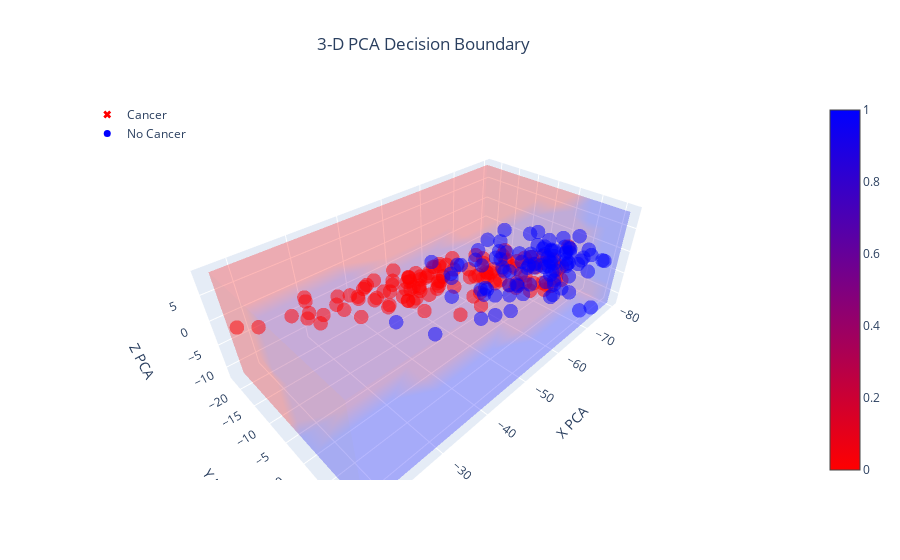

Here is the notebook cell this chart was saved with:
### Code cell
plot_decision_regions_3dPCA(data)

### Figure 1 — Plotly figure (JSON) as saved in the notebook; plotly's stock layout.template omitted (floating-point values rounded to 4 significant figures; data arrays with more than 128 entries replaced by an {"elided": "..."} marker saying what was removed)
{"data": [{"colorscale": [[0, "red"], [1, "blue"]], "opacity": 0.15, "type": "volume", "value": {"elided": "1000 int values"}, "x": {"elided": "1000 float values"}, "y": {"elided": "1000 float values"}, "z": {"elided": "1000 float values"}}, {"marker": {"color": "red", "opacity": 0.5, "size": 5}, "showlegend": false, "type": "scatter3d", "x": [-47.91], "y": [-5.006], "z": [1.592]}, {"marker": {"color": "red", "opacity": 0.5, "size": 5}, "showlegend": false, "type": "scatter3d", "x": [-46.57], "y": [-5.167], "z": [-0.32]}, {"marker": {"color": "red", "opacity": 0.5, "size": 5}, "showlegend": false, "type": "scatter3d", "x": [-37.09], "y": [-9.935], "z": [0.1477]}, {"marker": {"color": "red", "opacity": 0.5, "size": 5}, "showlegend": false, "type": "scatter3d", "x": [-43.28], "y": [-5.922], "z": [0.4514]}, {"marker": {"color": "red", "opacity": 0.5, "size": 5}, "showlegend": false, "type": "scatter3d", "x": [-31.21], "y": [-19.95], "z": [-7.769]}, {"marker": {"color": "red", "opacity": 0.5, "size": 5}, "showlegend": false, "type": "scatter3d", "x": [-37.77], "y": [-16.56], "z": [-8.077]}, {"marker": {"color": "red", "opacity": 0.5, "size": 5}, "showlegend": false, "type": "scatter3d", "x": [-65.75], "y": [4.915], "z": [-4.016]}, {"marker": {"color": "red", "opacity": 0.5, "size": 5}, "showlegend": false, "type": "scatter3d", "x": [-57.3], "y": [0.4046], "z": [1.227]}, {"marker": {"color": "red", "opacity": 0.5, "size": 5}, "showlegend": false, "type": "scatter3d", "x": [-41.07], "y": [-7.048], "z": [1.392]}, {"marker": {"color": "red", "opacity": 0.5, "size": 5}, "showlegend": false, "type": "scatter3d", "x": [-43.94], "y": [-6.552], "z": [2.779]}, {"marker": {"color": "red", "opacity": 0.5, "size": 5}, "showlegend": false, "type": "scatter3d", "x": [-24.88], "y": [-10.03], "z": [3.639]}, {"marker": {"color": "red", "opacity": 0.5, "size": 5}, "showlegend": false, "type": "scatter3d", "x": [-33.17], "y": [-11.76], "z": [1.722]}, {"marker": {"color": "red", "opacity": 0.5, "size": 5}, "showlegend": false, "type": "scatter3d", "x": [-38.09], "y": [-11.7], "z": [2.346]}, {"marker": {"color": "red", "opacity": 0.5, "size": 5}, "showlegend": false, "type": "scatter3d", "x": [-69.12], "y": [4.765], "z": [-4.156]}, {"marker": {"color": "red", "opacity": 0.5, "size": 5}, "showlegend": false, "type": "scatter3d", "x": [-63.92], "y": [1.765], "z": [0.1098]}, {"marker": {"color": "red", "opacity": 0.5, "size": 5}, "showlegend": false, "type": "scatter3d", "x": [-42.04], "y": [-6.142], "z": [1.758]}, {"marker": {"color": "red", "opacity": 0.5, "size": 5}, "showlegend": false, "type": "scatter3d", "x": [-37.7], "y": [-8.646], "z": [1.792]}, {"marker": {"color": "red", "opacity": 0.5, "size": 5}, "showlegend": false, "type": "scatter3d", "x": [-42.77], "y": [-5.548], "z": [1.519]}, {"marker": {"color": "red", "opacity": 0.5, "size": 5}, "showlegend": false, "type": "scatter3d", "x": [-40.86], "y": [-9.778], "z": [3.955]}, {"marker": {"color": "red", "opacity": 0.5, "size": 5}, "showlegend": false, "type": "scatter3d", "x": [-28.61], "y": [-18.68], "z": [0.08274]}, {"marker": {"color": "red", "opacity": 0.5, "size": 5}, "showlegend": false, "type": "scatter3d", "x": [-66.82], "y": [5.241], "z": [-4.597]}, {"marker": {"color": "red", "opacity": 0.5, "size": 5}, "showlegend": false, "type": "scatter3d", "x": [-41.64], "y": [-8.566], "z": [-1.261]}, {"marker": {"color": "red", "opacity": 0.5, "size": 5}, "showlegend": false, "type": "scatter3d", "x": [-64.19], "y": [1.851], "z": [1.559]}, {"marker": {"color": "red", "opacity": 0.5, "size": 5}, "showlegend": false, "type": "scatter3d", "x": [-46.12], "y": [-4.611], "z": [1.34]}, {"marker": {"color": "red", "opacity": 0.5, "size": 5}, "showlegend": false, "type": "scatter3d", "x": [-51.06], "y": [-5.481], "z": [1.468]}, {"marker": {"color": "red", "opacity": 0.5, "size": 5}, "showlegend": false, "type": "scatter3d", "x": [-37.76], "y": [-13.46], "z": [0.7227]}, {"marker": {"color": "red", "opacity": 0.5, "size": 5}, "showlegend": false, "type": "scatter3d", "x": [-45.96], "y": [-6.966], "z": [1.777]}, {"marker": {"color": "red", "opacity": 0.5, "size": 5}, "showlegend": false, "type": "scatter3d", "x": [-53.03], "y": [-2.306], "z": [-3.835]}, {"marker": {"color": "red", "opacity": 0.5, "size": 5}, "showlegend": false, "type": "scatter3d", "x": [-65.4], "y": [3.441], "z": [1.94]}, {"marker": {"color": "red", "opacity": 0.5, "size": 5}, "showlegend": false, "type": "scatter3d", "x": [-60.02], "y": [-0.6985], "z": [1.659]}, {"marker": {"color": "red", "opacity": 0.5, "size": 5}, "showlegend": false, "type": "scatter3d", "x": [-59.63], "y": [-0.6758], "z": [1.705]}, {"marker": {"color": "red", "opacity": 0.5, "size": 5}, "showlegend": false, "type": "scatter3d", "x": [-35.87], "y": [-11.78], "z": [1.649]}, {"marker": {"color": "red", "opacity": 0.5, "size": 5}, "showlegend": false, "type": "scatter3d", "x": [-45.36], "y": [-11.74], "z": [-5.738]}, {"marker": {"color": "red", "opacity": 0.5, "size": 5}, "showlegend": false, "type": "scatter3d", "x": [-50.66], "y": [-6.964], "z": [1.95]}, {"marker": {"color": "red", "opacity": 0.5, "size": 5}, "showlegend": false, "type": "scatter3d", "x": [-61.62], "y": [0.8742], "z": [-4.563]}, {"marker": {"color": "red", "opacity": 0.5, "size": 5}, "showlegend": false, "type": "scatter3d", "x": [-56.69], "y": [-0.569], "z": [-1.304]}, {"marker": {"color": "red", "opacity": 0.5, "size": 5}, "showlegend": false, "type": "scatter3d", "x": [-49.86], "y": [-4.197], "z": [-1.047]}, {"marker": {"color": "red", "opacity": 0.5, "size": 5}, "showlegend": false, "type": "scatter3d", "x": [-42.79], "y": [-8.719], "z": [-2.809]}, {"marker": {"color": "red", "opacity": 0.5, "size": 5}, "showlegend": false, "type": "scatter3d", "x": [-17.76], "y": [-21.63], "z": [-1.802]}, {"marker": {"color": "red", "opacity": 0.5, "size": 5}, "showlegend": false, "type": "scatter3d", "x": [-34.54], "y": [-11.51], "z": [0.4414]}, {"marker": {"color": "red", "opacity": 0.5, "size": 5}, "showlegend": false, "type": "scatter3d", "x": [-57.9], "y": [-0.1994], "z": [-1.598]}, {"marker": {"color": "red", "opacity": 0.5, "size": 5}, "showlegend": false, "type": "scatter3d", "x": [-53.87], "y": [-2.067], "z": [0.5213]}, {"marker": {"color": "red", "opacity": 0.5, "size": 5}, "showlegend": false, "type": "scatter3d", "x": [-46.4], "y": [-4.611], "z": [0.6187]}, {"marker": {"color": "red", "opacity": 0.5, "size": 5}, "showlegend": false, "type": "scatter3d", "x": [-53.35], "y": [-3.621], "z": [-0.3927]}, {"marker": {"color": "red", "opacity": 0.5, "size": 5}, "showlegend": false, "type": "scatter3d", "x": [-49.67], "y": [-7.485], "z": [-1.369]}, {"marker": {"color": "red", "opacity": 0.5, "size": 5}, "showlegend": false, "type": "scatter3d", "x": [-43.08], "y": [-8.56], "z": [2.168]}, {"marker": {"color": "red", "opacity": 0.5, "size": 5}, "showlegend": false, "type": "scatter3d", "x": [-25.06], "y": [-17.04], "z": [-0.9916]}, {"marker": {"color": "red", "opacity": 0.5, "size": 5}, "showlegend": false, "type": "scatter3d", "x": [-51.57], "y": [0.7738], "z": [-3.534]}, {"marker": {"color": "red", "opacity": 0.5, "size": 5}, "showlegend": false, "type": "scatter3d", "x": [-68.69], "y": [5.333], "z": [-1.435]}, {"marker": {"color": "red", "opacity": 0.5, "size": 5}, "showlegend": false, "type": "scatter3d", "x": [-45.58], "y": [-3.791], "z": [2.427]}, {"marker": {"color": "red", "opacity": 0.5, "size": 5}, "showlegend": false, "type": "scatter3d", "x": [-66.65], "y": [1.177], "z": [-1.305]}, {"marker": {"color": "red", "opacity": 0.5, "size": 5}, "showlegend": false, "type": "scatter3d", "x": [-61.95], "y": [-0.5305], "z": [-0.518]}, {"marker": {"color": "red", "opacity": 0.5, "size": 5}, "showlegend": false, "type": "scatter3d", "x": [-59.6], "y": [1.822], "z": [1.072]}, {"marker": {"color": "red", "opacity": 0.5, "size": 5}, "showlegend": false, "type": "scatter3d", "x": [-58.23], "y": [-0.4171], "z": [3.511]}, {"marker": {"color": "red", "opacity": 0.5, "size": 5}, "showlegend": false, "type": "scatter3d", "x": [-63.6], "y": [2.817], "z": [-5.318]}, {"marker": {"color": "red", "opacity": 0.5, "size": 5}, "showlegend": false, "type": "scatter3d", "x": [-69.24], "y": [5.511], "z": [-1.12]}, {"marker": {"color": "red", "opacity": 0.5, "size": 5}, "showlegend": false, "type": "scatter3d", "x": [-66.08], "y": [3.434], "z": [0.1456]}, {"marker": {"color": "red", "opacity": 0.5, "size": 5}, "showlegend": false, "type": "scatter3d", "x": [-64.13], "y": [0.3816], "z": [0.7931]}, {"marker": {"color": "red", "opacity": 0.5, "size": 5}, "showlegend": false, "type": "scatter3d", "x": [-53.42], "y": [0.2953], "z": [2.279]}, {"marker": {"color": "red", "opacity": 0.5, "size": 5}, "showlegend": false, "type": "scatter3d", "x": [-58.66], "y": [-0.3223], "z": [4.412]}, {"marker": {"color": "red", "opacity": 0.5, "size": 5}, "showlegend": false, "type": "scatter3d", "x": [-45.44], "y": [-7.362], "z": [-5.829]}, {"marker": {"color": "red", "opacity": 0.5, "size": 5}, "showlegend": false, "type": "scatter3d", "x": [-64.39], "y": [2.919], "z": [-0.302]}, {"marker": {"color": "red", "opacity": 0.5, "size": 5}, "showlegend": false, "type": "scatter3d", "x": [-53.29], "y": [-0.4455], "z": [1.026]}, {"marker": {"color": "red", "opacity": 0.5, "size": 5}, "showlegend": false, "type": "scatter3d", "x": [-55.26], "y": [-1.522], "z": [0.8318]}, {"marker": {"color": "red", "opacity": 0.5, "size": 5}, "showlegend": false, "type": "scatter3d", "x": [-54.54], "y": [-1.835], "z": [3.855]}, {"marker": {"color": "red", "opacity": 0.5, "size": 5}, "showlegend": false, "type": "scatter3d", "x": [-55.65], "y": [-4.465], "z": [2.928]}, {"marker": {"color": "red", "opacity": 0.5, "size": 5}, "showlegend": false, "type": "scatter3d", "x": [-50.44], "y": [-5.33], "z": [4.154]}, {"marker": {"color": "red", "opacity": 0.5, "size": 5}, "showlegend": false, "type": "scatter3d", "x": [-74.45], "y": [3.401], "z": [0.2778]}, {"marker": {"color": "red", "opacity": 0.5, "size": 5}, "showlegend": false, "type": "scatter3d", "x": [-69.79], "y": [3.34], "z": [-0.7663]}, {"marker": {"color": "red", "opacity": 0.5, "size": 5}, "showlegend": false, "type": "scatter3d", "x": [-44.71], "y": [-11.07], "z": [-0.8693]}, {"marker": {"color": "red", "opacity": 0.5, "size": 5}, "showlegend": false, "type": "scatter3d", "x": [-59.29], "y": [-2.884], "z": [-0.9874]}, {"marker": {"color": "red", "opacity": 0.5, "size": 5}, "showlegend": false, "type": "scatter3d", "x": [-57.35], "y": [-3.94], "z": [0.7173]}, {"marker": {"color": "red", "opacity": 0.5, "size": 5}, "showlegend": false, "type": "scatter3d", "x": [-42.74], "y": [-7.814], "z": [0.1146]}, {"marker": {"color": "red", "opacity": 0.5, "size": 5}, "showlegend": false, "type": "scatter3d", "x": [-47.28], "y": [-7.976], "z": [1.324]}, {"marker": {"color": "red", "opacity": 0.5, "size": 5}, "showlegend": false, "type": "scatter3d", "x": [-29.12], "y": [-19.68], "z": [-1.535]}, {"marker": {"color": "red", "opacity": 0.5, "size": 5}, "showlegend": false, "type": "scatter3d", "x": [-72.27], "y": [4.308], "z": [-6.169]}, {"marker": {"color": "red", "opacity": 0.5, "size": 5}, "showlegend": false, "type": "scatter3d", "x": [-44.11], "y": [-8.824], "z": [-3.743]}, {"marker": {"color": "red", "opacity": 0.5, "size": 5}, "showlegend": false, "type": "scatter3d", "x": [-68.33], "y": [2.489], "z": [-5.952]}, {"marker": {"color": "red", "opacity": 0.5, "size": 5}, "showlegend": false, "type": "scatter3d", "x": [-67.01], "y": [-0.8479], "z": [-5.108]}, {"marker": {"color": "red", "opacity": 0.5, "size": 5}, "showlegend": false, "type": "scatter3d", "x": [-45.33], "y": [-9.378], "z": [-3.941]}, {"marker": {"color": "red", "opacity": 0.5, "size": 5}, "showlegend": false, "type": "scatter3d", "x": [-30.14], "y": [-16.11], "z": [-3.078]}, {"marker": {"color": "red", "opacity": 0.5, "size": 5}, "showlegend": false, "type": "scatter3d", "x": [-32.77], "y": [-13.59], "z": [-2.026]}, {"marker": {"color": "red", "opacity": 0.5, "size": 5}, "showlegend": false, "type": "scatter3d", "x": [-20.27], "y": [-19.29], "z": [-1.823]}, {"marker": {"color": "red", "opacity": 0.5, "size": 5}, "showlegend": false, "type": "scatter3d", "x": [-62.51], "y": [0.7151], "z": [-4.443]}, {"marker": {"color": "red", "opacity": 0.5, "size": 5}, "showlegend": false, "type": "scatter3d", "x": [-59.8], "y": [-2.744], "z": [-4.403]}, {"marker": {"color": "red", "opacity": 0.5, "size": 5}, "showlegend": false, "type": "scatter3d", "x": [-38.86], "y": [-13.2], "z": [-2.993]}, {"marker": {"color": "red", "opacity": 0.5, "size": 5}, "showlegend": false, "type": "scatter3d", "x": [-45.19], "y": [-8.232], "z": [-0.5433]}, {"marker": {"color": "red", "opacity": 0.5, "size": 5}, "showlegend": false, "type": "scatter3d", "x": [-34.2], "y": [-11.08], "z": [1.273]}, {"marker": {"color": "red", "opacity": 0.5, "size": 5}, "showlegend": false, "type": "scatter3d", "x": [-67.08], "y": [3.785], "z": [-6.322]}, {"marker": {"color": "red", "opacity": 0.5, "size": 5}, "showlegend": false, "type": "scatter3d", "x": [-56.52], "y": [-2.091], "z": [-1.051]}, {"marker": {"color": "red", "opacity": 0.5, "size": 5}, "showlegend": false, "type": "scatter3d", "x": [-42.02], "y": [-13.61], "z": [-6.487]}, {"marker": {"color": "red", "opacity": 0.5, "size": 5}, "showlegend": false, "type": "scatter3d", "x": [-40.44], "y": [-10.57], "z": [-0.5591]}, {"marker": {"color": "red", "opacity": 0.5, "size": 5}, "showlegend": false, "type": "scatter3d", "x": [-38.77], "y": [-7.585], "z": [3.12]}, {"marker": {"color": "red", "opacity": 0.5, "size": 5}, "showlegend": false, "type": "scatter3d", "x": [-33.18], "y": [-15.78], "z": [-0.5797]}, {"marker": {"color": "red", "opacity": 0.5, "size": 5}, "showlegend": false, "type": "scatter3d", "x": [-65.76], "y": [2.067], "z": [-4.945]}, {"marker": {"color": "red", "opacity": 0.5, "size": 5}, "showlegend": false, "type": "scatter3d", "x": [-45.31], "y": [-5.868], "z": [-1.343]}, {"marker": {"color": "red", "opacity": 0.5, "size": 5}, "showlegend": false, "type": "scatter3d", "x": [-47.74], "y": [-7.005], "z": [2.772]}, {"marker": {"color": "red", "opacity": 0.5, "size": 5}, "showlegend": false, "type": "scatter3d", "x": [-43.03], "y": [-8.544], "z": [2.041]}, {"marker": {"color": "red", "opacity": 0.5, "size": 5}, "showlegend": false, "type": "scatter3d", "x": [-47.7], "y": [-7.311], "z": [2.697]}, {"marker": {"color": "red", "opacity": 0.5, "size": 5}, "showlegend": false, "type": "scatter3d", "x": [-57.91], "y": [1.894], "z": [-1.725]}, {"marker": {"color": "red", "opacity": 0.5, "size": 5}, "showlegend": false, "type": "scatter3d", "x": [-62.55], "y": [-0.1167], "z": [0.5472]}, {"marker": {"color": "red", "opacity": 0.5, "size": 5}, "showlegend": false, "type": "scatter3d", "x": [-47.45], "y": [-4.638], "z": [2.125]}, {"marker": {"color": "red", "opacity": 0.5, "size": 5}, "showlegend": false, "type": "scatter3d", "x": [-41.41], "y": [-10.9], "z": [1.048]}, {"marker": {"color": "red", "opacity": 0.5, "size": 5}, "showlegend": false, "type": "scatter3d", "x": [-42.72], "y": [-5.124], "z": [3.492]}, {"marker": {"color": "red", "opacity": 0.5, "size": 5}, "showlegend": false, "type": "scatter3d", "x": [-30.48], "y": [-11.76], "z": [1.244]}, {"marker": {"color": "red", "opacity": 0.5, "size": 5}, "showlegend": false, "type": "scatter3d", "x": [-64.12], "y": [-0.7298], "z": [-5.313]}, {"marker": {"color": "red", "opacity": 0.5, "size": 5}, "showlegend": false, "type": "scatter3d", "x": [-27.13], "y": [-15.9], "z": [-2.033]}, {"marker": {"color": "red", "opacity": 0.5, "size": 5}, "showlegend": false, "type": "scatter3d", "x": [-56.08], "y": [-3.305], "z": [-5.08]}, {"marker": {"color": "red", "opacity": 0.5, "size": 5}, "showlegend": false, "type": "scatter3d", "x": [-37.8], "y": [-7.536], "z": [-0.4593]}, {"marker": {"color": "red", "opacity": 0.5, "size": 5}, "showlegend": false, "type": "scatter3d", "x": [-45.59], "y": [-7.015], "z": [1.571]}, {"marker": {"color": "red", "opacity": 0.5, "size": 5}, "showlegend": false, "type": "scatter3d", "x": [-44.19], "y": [-9.854], "z": [0.9008]}, {"marker": {"color": "red", "opacity": 0.5, "size": 5}, "showlegend": false, "type": "scatter3d", "x": [-42.78], "y": [-7.884], "z": [1.776]}, {"marker": {"color": "red", "opacity": 0.5, "size": 5}, "showlegend": false, "type": "scatter3d", "x": [-48.32], "y": [-6.388], "z": [2.982]}, {"marker": {"color": "red", "opacity": 0.5, "size": 5}, "showlegend": false, "type": "scatter3d", "x": [-37.18], "y": [-13.21], "z": [0.6809]}, {"marker": {"color": "red", "opacity": 0.5, "size": 5}, "showlegend": false, "type": "scatter3d", "x": [-48.55], "y": [-6.555], "z": [3.25]}, {"marker": {"color": "red", "opacity": 0.5, "size": 5}, "showlegend": false, "type": "scatter3d", "x": [-44.33], "y": [-8.083], "z": [2.586]}, {"marker": {"color": "red", "opacity": 0.5, "size": 5}, "showlegend": false, "type": "scatter3d", "x": [-48.49], "y": [-1.273], "z": [-4.977]}, {"marker": {"color": "red", "opacity": 0.5, "size": 5}, "showlegend": false, "type": "scatter3d", "x": [-62.55], "y": [2.181], "z": [-3.205]}, {"marker": {"color": "red", "opacity": 0.5, "size": 5}, "showlegend": false, "type": "scatter3d", "x": [-56.31], "y": [-4.881], "z": [-2.188]}, {"marker": {"color": "red", "opacity": 0.5, "size": 5}, "showlegend": false, "type": "scatter3d", "x": [-60.02], "y": [-4.158], "z": [-2.728]}, {"marker": {"color": "red", "opacity": 0.5, "size": 5}, "showlegend": false, "type": "scatter3d", "x": [-54.54], "y": [-5.005], "z": [0.1368]}, {"marker": {"color": "blue", "opacity": 0.5, "size": 5}, "showlegend": false, "type": "scatter3d", "x": [-59.25], "y": [2.791], "z": [-2.061]}, {"marker": {"color": "blue", "opacity": 0.5, "size": 5}, "showlegend": false, "type": "scatter3d", "x": [-65.73], "y": [5.079], "z": [1.125]}, {"marker": {"color": "blue", "opacity": 0.5, "size": 5}, "showlegend": false, "type": "scatter3d", "x": [-47.31], "y": [-2.629], "z": [3.605]}, {"marker": {"color": "blue", "opacity": 0.5, "size": 5}, "showlegend": false, "type": "scatter3d", "x": [-51.1], "y": [-3.887], "z": [3.084]}, {"marker": {"color": "blue", "opacity": 0.5, "size": 5}, "showlegend": false, "type": "scatter3d", "x": [-48.74], "y": [-2.526], "z": [4.774]}, {"marker": {"color": "blue", "opacity": 0.5, "size": 5}, "showlegend": false, "type": "scatter3d", "x": [-51.17], "y": [-0.2083], "z": [7.54]}, {"marker": {"color": "blue", "opacity": 0.5, "size": 5}, "showlegend": false, "type": "scatter3d", "x": [-54.75], "y": [2.88], "z": [6.931]}, {"marker": {"color": "blue", "opacity": 0.5, "size": 5}, "showlegend": false, "type": "scatter3d", "x": [-59.36], "y": [4.092], "z": [-3.286]}, {"marker": {"color": "blue", "opacity": 0.5, "size": 5}, "showlegend": false, "type": "scatter3d", "x": [-51.4], "y": [1.619], "z": [0.8055]}, {"marker": {"color": "blue", "opacity": 0.5, "size": 5}, "showlegend": false, "type": "scatter3d", "x": [-53.9], "y": [-1.496], "z": [2.814]}, {"marker": {"color": "blue", "opacity": 0.5, "size": 5}, "showlegend": false, "type": "scatter3d", "x": [-71.91], "y": [6.601], "z": [4.769]}, {"marker": {"color": "blue", "opacity": 0.5, "size": 5}, "showlegend": false, "type": "scatter3d", "x": [-53.82], "y": [2.492], "z": [5.852]}, {"marker": {"color": "blue", "opacity": 0.5, "size": 5}, "showlegend": false, "type": "scatter3d", "x": [-50.88], "y": [-0.4505], "z": [5.722]}, {"marker": {"color": "blue", "opacity": 0.5, "size": 5}, "showlegend": false, "type": "scatter3d", "x": [-63.54], "y": [2.887], "z": [7.396]}, {"marker": {"color": "blue", "opacity": 0.5, "size": 5}, "showlegend": false, "type": "scatter3d", "x": [-50.01], "y": [2.216], "z": [-4.771]}, {"marker": {"color": "blue", "opacity": 0.5, "size": 5}, "showlegend": false, "type": "scatter3d", "x": [-58.11], "y": [3.332], "z": [-0.9014]}, {"marker": {"color": "blue", "opacity": 0.5, "size": 5}, "showlegend": false, "type": "scatter3d", "x": [-56.56], "y": [2.851], "z": [-0.492]}, {"marker": {"color": "blue", "opacity": 0.5, "size": 5}, "showlegend": false, "type": "scatter3d", "x": [-63.63], "y": [1.572], "z": [-0.6805]}, {"marker": {"color": "blue", "opacity": 0.5, "size": 5}, "showlegend": false, "type": "scatter3d", "x": [-66.1], "y": [3.71], "z": [-0.6753]}, {"marker": {"color": "blue", "opacity": 0.5, "size": 5}, "showlegend": false, "type": "scatter3d", "x": [-49.36], "y": [-4.424], "z": [0.9799]}, {"marker": {"color": "blue", "opacity": 0.5, "size": 5}, "showlegend": false, "type": "scatter3d", "x": [-62.83], "y": [3.616], "z": [5.351]}, {"marker": {"color": "blue", "opacity": 0.5, "size": 5}, "showlegend": false, "type": "scatter3d", "x": [-40.26], "y": [0.7836], "z": [-3.259]}, {"marker": {"color": "blue", "opacity": 0.5, "size": 5}, "showlegend": false, "type": "scatter3d", "x": [-59.61], "y": [0.9703], "z": [-5.277]}, {"marker": {"color": "blue", "opacity": 0.5, "size": 5}, "showlegend": false, "type": "scatter3d", "x": [-65.43], "y": [4.46], "z": [2.019]}, {"marker": {"color": "blue", "opacity": 0.5, "size": 5}, "showlegend": false, "type": "scatter3d", "x": [-59.62], "y": [2.853], "z": [2.954]}, {"marker": {"color": "blue", "opacity": 0.5, "size": 5}, "showlegend": false, "type": "scatter3d", "x": [-59.26], "y": [2.393], "z": [4.638]}, {"marker": {"color": "blue", "opacity": 0.5, "size": 5}, "showlegend": false, "type": "scatter3d", "x": [-54.76], "y": [1.352], "z": [6.511]}, {"marker": {"color": "blue", "opacity": 0.5, "size": 5}, "showlegend": false, "type": "scatter3d", "x": [-53.69], "y": [2.453], "z": [-5.916]}, {"marker": {"color": "blue", "opacity": 0.5, "size": 5}, "showlegend": false, "type": "scatter3d", "x": [-68.64], "y": [4.907], "z": [-5.315]}, {"marker": {"color": "blue", "opacity": 0.5, "size": 5}, "showlegend": false, "type": "scatter3d", "x": [-64.75], "y": [3.701], "z": [0.3318]}, {"marker": {"color": "blue", "opacity": 0.5, "size": 5}, "showlegend": false, "type": "scatter3d", "x": [-51.26], "y": [1.564], "z": [-0.57]}, {"marker": {"color": "blue", "opacity": 0.5, "size": 5}, "showlegend": false, "type": "scatter3d", "x": [-35.87], "y": [-3.563], "z": [-0.7204]}, {"marker": {"color": "blue", "opacity": 0.5, "size": 5}, "showlegend": false, "type": "scatter3d", "x": [-60.03], "y": [0.1641], "z": [-0.4352]}, {"marker": {"color": "blue", "opacity": 0.5, "size": 5}, "showlegend": false, "type": "scatter3d", "x": [-58.76], "y": [-0.03539], "z": [0.005425]}, {"marker": {"color": "blue", "opacity": 0.5, "size": 5}, "showlegend": false, "type": "scatter3d", "x": [-55.0], "y": [4.79], "z": [-4.4]}, {"marker": {"color": "blue", "opacity": 0.5, "size": 5}, "showlegend": false, "type": "scatter3d", "x": [-55.73], "y": [0.5487], "z": [-3.578]}, {"marker": {"color": "blue", "opacity": 0.5, "size": 5}, "showlegend": false, "type": "scatter3d", "x": [-65.11], "y": [6.466], "z": [-5.682]}, {"marker": {"color": "blue", "opacity": 0.5, "size": 5}, "showlegend": false, "type": "scatter3d", "x": [-64.07], "y": [5.712], "z": [2.394]}, {"marker": {"color": "blue", "opacity": 0.5, "size": 5}, "showlegend": false, "type": "scatter3d", "x": [-61.69], "y": [4.205], "z": [2.16]}, {"marker": {"color": "blue", "opacity": 0.5, "size": 5}, "showlegend": false, "type": "scatter3d", "x": [-71.08], "y": [5.541], "z": [-1.359]}, {"marker": {"color": "blue", "opacity": 0.5, "size": 5}, "showlegend": false, "type": "scatter3d", "x": [-67.35], "y": [7.201], "z": [-4.48]}, {"marker": {"color": "blue", "opacity": 0.5, "size": 5}, "showlegend": false, "type": "scatter3d", "x": [-65.98], "y": [5.5], "z": [-0.7288]}, {"marker": {"color": "blue", "opacity": 0.5, "size": 5}, "showlegend": false, "type": "scatter3d", "x": [-51.97], "y": [0.1466], "z": [-0.5622]}, {"marker": {"color": "blue", "opacity": 0.5, "size": 5}, "showlegend": false, "type": "scatter3d", "x": [-61.68], "y": [3.806], "z": [-2.442]}, {"marker": {"color": "blue", "opacity": 0.5, "size": 5}, "showlegend": false, "type": "scatter3d", "x": [-45.47], "y": [-0.5943], "z": [0.883]}, {"marker": {"color": "blue", "opacity": 0.5, "size": 5}, "showlegend": false, "type": "scatter3d", "x": [-58.59], "y": [3.664], "z": [1.297]}, {"marker": {"color": "blue", "opacity": 0.5, "size": 5}, "showlegend": false, "type": "scatter3d", "x": [-72.96], "y": [3.789], "z": [-0.5072]}, {"marker": {"color": "blue", "opacity": 0.5, "size": 5}, "showlegend": false, "type": "scatter3d", "x": [-64.49], "y": [7.256], "z": [-4.465]}, {"marker": {"color": "blue", "opacity": 0.5, "size": 5}, "showlegend": false, "type": "scatter3d", "x": [-69.27], "y": [7.319], "z": [-2.526]}, {"marker": {"color": "blue", "opacity": 0.5, "size": 5}, "showlegend": false, "type": "scatter3d", "x": [-64.99], "y": [5.756], "z": [-0.976]}, {"marker": {"color": "blue", "opacity": 0.5, "size": 5}, "showlegend": false, "type": "scatter3d", "x": [-74.68], "y": [6.858], "z": [-0.9335]}, {"marker": {"color": "blue", "opacity": 0.5, "size": 5}, "showlegend": false, "type": "scatter3d", "x": [-72.34], "y": [7.653], "z": [-0.1999]}, {"marker": {"color": "blue", "opacity": 0.5, "size": 5}, "showlegend": false, "type": "scatter3d", "x": [-65.21], "y": [5.037], "z": [3.817]}, {"marker": {"color": "blue", "opacity": 0.5, "size": 5}, "showlegend": false, "type": "scatter3d", "x": [-62.94], "y": [4.973], "z": [5.549]}, {"marker": {"color": "blue", "opacity": 0.5, "size": 5}, "showlegend": false, "type": "scatter3d", "x": [-68.19], "y": [8.511], "z": [-5.122]}, {"marker": {"color": "blue", "opacity": 0.5, "size": 5}, "showlegend": false, "type": "scatter3d", "x": [-78.25], "y": [9.212], "z": [-2.055]}, {"marker": {"color": "blue", "opacity": 0.5, "size": 5}, "showlegend": false, "type": "scatter3d", "x": [-78.69], "y": [9.444], "z": [-2.282]}, {"marker": {"color": "blue", "opacity": 0.5, "size": 5}, "showlegend": false, "type": "scatter3d", "x": [-69.6], "y": [6.474], "z": [2.194]}, {"marker": {"color": "blue", "opacity": 0.5, "size": 5}, "showlegend": false, "type": "scatter3d", "x": [-64.35], "y": [6.296], "z": [3.587]}, {"marker": {"color": "blue", "opacity": 0.5, "size": 5}, "showlegend": false, "type": "scatter3d", "x": [-57.46], "y": [0.3568], "z": [1.647]}, {"marker": {"color": "blue", "opacity": 0.5, "size": 5}, "showlegend": false, "type": "scatter3d", "x": [-68.56], "y": [5.202], "z": [5.158]}, {"marker": {"color": "blue", "opacity": 0.5, "size": 5}, "showlegend": false, "type": "scatter3d", "x": [-70.33], "y": [8.107], "z": [0.08971]}, {"marker": {"color": "blue", "opacity": 0.5, "size": 5}, "showlegend": false, "type": "scatter3d", "x": [-73.69], "y": [8.069], "z": [1.769]}, {"marker": {"color": "blue", "opacity": 0.5, "size": 5}, "showlegend": false, "type": "scatter3d", "x": [-68.35], "y": [6.359], "z": [2.86]}, {"marker": {"color": "blue", "opacity": 0.5, "size": 5}, "showlegend": false, "type": "scatter3d", "x": [-62.13], "y": [5.207], "z": [5.548]}, {"marker": {"color": "blue", "opacity": 0.5, "size": 5}, "showlegend": false, "type": "scatter3d", "x": [-68.44], "y": [6.826], "z": [-0.07577]}, {"marker": {"color": "blue", "opacity": 0.5, "size": 5}, "showlegend": false, "type": "scatter3d", "x": [-71.95], "y": [9.56], "z": [-10.93]}, {"marker": {"color": "blue", "opacity": 0.5, "size": 5}, "showlegend": false, "type": "scatter3d", "x": [-61.83], "y": [6.919], "z": [-0.4588]}, {"marker": {"color": "blue", "opacity": 0.5, "size": 5}, "showlegend": false, "type": "scatter3d", "x": [-71.77], "y": [5.481], "z": [-1.416]}, {"marker": {"color": "blue", "opacity": 0.5, "size": 5}, "showlegend": false, "type": "scatter3d", "x": [-67.5], "y": [7.108], "z": [1.886]}, {"marker": {"color": "blue", "opacity": 0.5, "size": 5}, "showlegend": false, "type": "scatter3d", "x": [-73.92], "y": [8.686], "z": [-2.94]}, {"marker": {"color": "blue", "opacity": 0.5, "size": 5}, "showlegend": false, "type": "scatter3d", "x": [-64.81], "y": [6.264], "z": [1.885]}, {"marker": {"color": "blue", "opacity": 0.5, "size": 5}, "showlegend": false, "type": "scatter3d", "x": [-64.38], "y": [2.506], "z": [-0.536]}, {"marker": {"color": "blue", "opacity": 0.5, "size": 5}, "showlegend": false, "type": "scatter3d", "x": [-74.36], "y": [10.73], "z": [-10.86]}, {"marker": {"color": "blue", "opacity": 0.5, "size": 5}, "showlegend": false, "type": "scatter3d", "x": [-64.1], "y": [7.225], "z": [-1.067]}, {"marker": {"color": "blue", "opacity": 0.5, "size": 5}, "showlegend": false, "type": "scatter3d", "x": [-62.55], "y": [6.488], "z": [2.405]}, {"marker": {"color": "blue", "opacity": 0.5, "size": 5}, "showlegend": false, "type": "scatter3d", "x": [-67.56], "y": [5.22], "z": [-1.36]}, {"marker": {"color": "blue", "opacity": 0.5, "size": 5}, "showlegend": false, "type": "scatter3d", "x": [-65.58], "y": [4.871], "z": [3.794]}, {"marker": {"color": "blue", "opacity": 0.5, "size": 5}, "showlegend": false, "type": "scatter3d", "x": [-68.33], "y": [6.834], "z": [3.862]}, {"marker": {"color": "blue", "opacity": 0.5, "size": 5}, "showlegend": false, "type": "scatter3d", "x": [-68.17], "y": [5.989], "z": [3.793]}, {"marker": {"color": "blue", "opacity": 0.5, "size": 5}, "showlegend": false, "type": "scatter3d", "x": [-70.94], "y": [5.691], "z": [2.118]}, {"marker": {"color": "blue", "opacity": 0.5, "size": 5}, "showlegend": false, "type": "scatter3d", "x": [-65.04], "y": [3.92], "z": [2.646]}, {"marker": {"color": "blue", "opacity": 0.5, "size": 5}, "showlegend": false, "type": "scatter3d", "x": [-64.71], "y": [1.228], "z": [1.773]}, {"marker": {"color": "blue", "opacity": 0.5, "size": 5}, "showlegend": false, "type": "scatter3d", "x": [-63.11], "y": [2.254], "z": [2.213]}, {"marker": {"color": "blue", "opacity": 0.5, "size": 5}, "showlegend": false, "type": "scatter3d", "x": [-67.06], "y": [3.272], "z": [4.563]}, {"marker": {"color": "blue", "opacity": 0.5, "size": 5}, "showlegend": false, "type": "scatter3d", "x": [-48.62], "y": [-8.654], "z": [2.683]}, {"marker": {"color": "blue", "opacity": 0.5, "size": 5}, "showlegend": false, "type": "scatter3d", "x": [-58.1], "y": [-1.047], "z": [6.126]}, {"marker": {"color": "blue", "opacity": 0.5, "size": 5}, "showlegend": false, "type": "scatter3d", "x": [-74.58], "y": [8.369], "z": [0.3574]}, {"marker": {"color": "blue", "opacity": 0.5, "size": 5}, "showlegend": false, "type": "scatter3d", "x": [-67.45], "y": [4.329], "z": [2.617]}, {"marker": {"color": "blue", "opacity": 0.5, "size": 5}, "showlegend": false, "type": "scatter3d", "x": [-62.27], "y": [2.671], "z": [0.9371]}, {"marker": {"color": "blue", "opacity": 0.5, "size": 5}, "showlegend": false, "type": "scatter3d", "x": [-64.49], "y": [0.6925], "z": [5.851]}, {"marker": {"color": "blue", "opacity": 0.5, "size": 5}, "showlegend": false, "type": "scatter3d", "x": [-58.65], "y": [-2.16], "z": [2.089]}, {"marker": {"color": "blue", "opacity": 0.5, "size": 5}, "showlegend": false, "type": "scatter3d", "x": [-56.32], "y": [-2.507], "z": [6.553]}, {"marker": {"color": "blue", "opacity": 0.5, "size": 5}, "showlegend": false, "type": "scatter3d", "x": [-59.45], "y": [-1.349], "z": [7.725]}, {"marker": {"color": "blue", "opacity": 0.5, "size": 5}, "showlegend": false, "type": "scatter3d", "x": [-54.85], "y": [-0.7296], "z": [-2.433]}, {"marker": {"color": "red", "size": 7, "symbol": "x"}, "mode": "markers", "name": "Cancer", "type": "scatter3d", "x": ["None"], "y": ["None"], "z": ["None"]}, {"marker": {"color": "blue", "size": 7, "symbol": "circle"}, "mode": "markers", "name": "No Cancer", "type": "scatter3d", "x": ["None"], "y": ["None"], "z": ["None"]}], "layout": {"legend": {"x": 0.01, "xanchor": "left", "y": 1, "yanchor": "top"}, "scene": {"xaxis": {"title": {"text": "X PCA"}}, "yaxis": {"title": {"text": "Y PCA"}}, "zaxis": {"title": {"text": "Z PCA"}}}, "title": {"text": "3-D PCA Decision Boundary", "x": 0.47}}}
